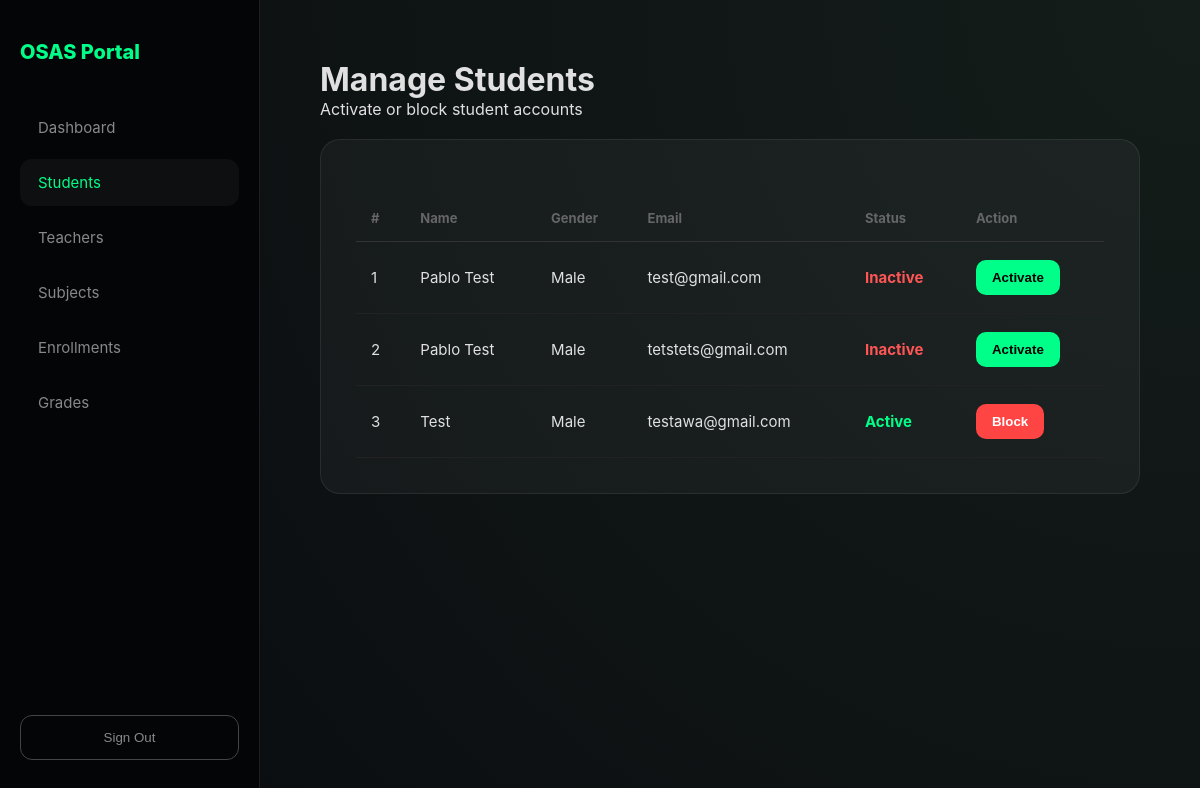
/osas/students.php (signed in), run on an earlier commit of the app's database.
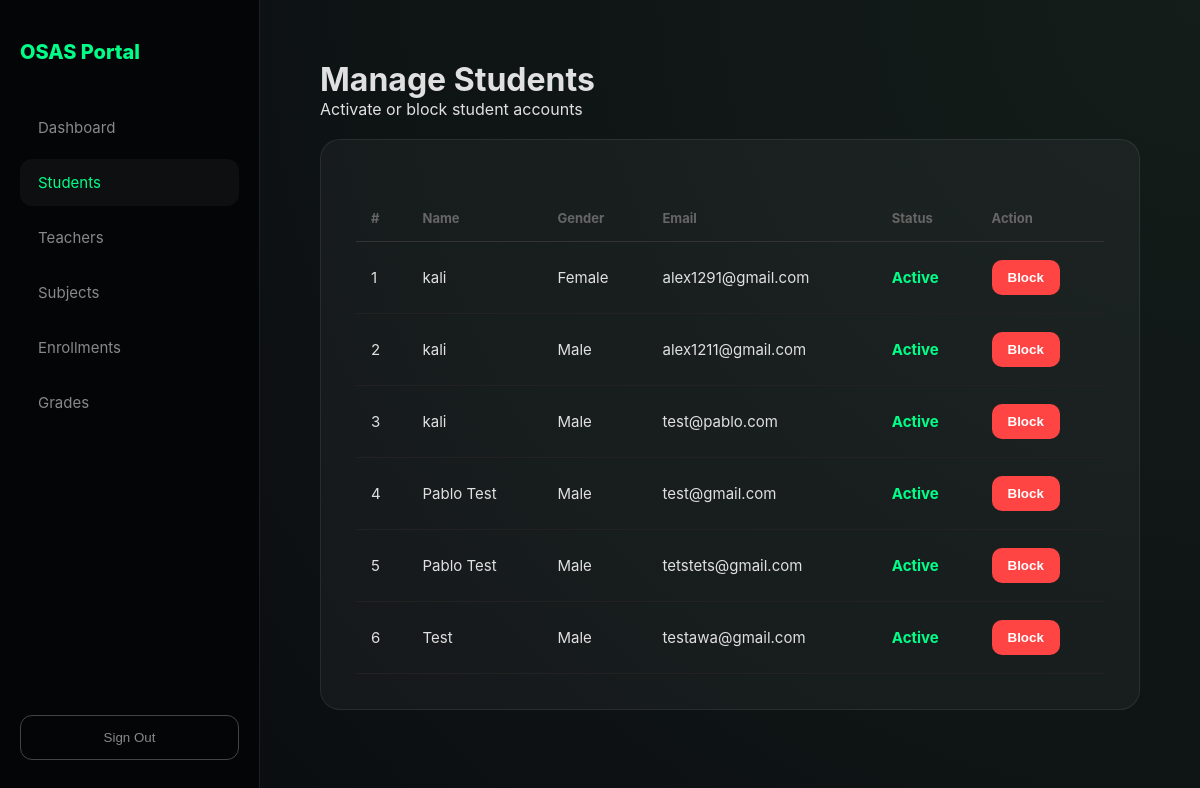
And on a later commit of the database.
### tables this page shows
CREATE TABLE `users` (
  `id` int(11) NOT NULL,
  `user_id` varchar(50) DEFAULT NULL,
  `email` varchar(255) NOT NULL,
  `fullname` varchar(100) DEFAULT NULL,
  `gender` varchar(255) NOT NULL,
  `role` enum('student','teacher','osas') DEFAULT NULL,
  `password` varchar(255) DEFAULT NULL,
  `status` enum('Active','Inactive') NOT NULL DEFAULT 'Active'
);

### osas/students.php (the view, shortened to what this page needs)
<?php
include '../config/db.php';
$students = $conn->query("
    SELECT user_id, fullname, gender, email, COALESCE(status, 'Inactive') AS status
    FROM users
    WHERE role = 'student'
    ORDER BY fullname
")->fetch_all(MYSQLI_ASSOC);
?>
<!DOCTYPE html>
<html lang="en">
<head>
<link rel="stylesheet" href="/css/style.css">
</head>
<body>
<div class="app-shell">
    <aside class="sidebar">
        <div class="portal-brand">OSAS Portal</div>
        <div class="nav-group">
            <a class="nav-link" href="index.php">Dashboard</a>
            <a class="nav-link active" href="students.php">Students</a>
            <a class="nav-link" href="teachers.php">Teachers</a>
            <a class="nav-link" href="subjects.php">Subjects</a>
            <a class="nav-link" href="enrollments.php">Enrollments</a>
            <a class="nav-link" href="grades.php">Grades</a>
        </div>
        <button class="sign-out-btn" onclick="location.href='/assets/logout.php'">Sign Out</button>
    </aside>
    <main class="main-view">
        <div class="container">
            <h1>Manage Students</h1>
            <p class="subtext">Activate or block student accounts</p>
            <div class="glass-card">
                <table class="modern-table">
                    <thead>
                        <tr>
                            <th>#</th>
                            <th>Name</th>
                            <th>Gender</th>
                            <th>Email</th>
                            <th>Status</th>
                            <th>Action</th>
                        </tr>
                    </thead>
                    <tbody>
                    <?php foreach ($students as $i => $s): ?>
                        <tr>
                            <td><?= $i + 1 ?></td>
                            <td><?= htmlspecialchars($s['fullname']) ?></td>
                            <td><?= htmlspecialchars($s['gender']) ?></td>
                            <td><?= htmlspecialchars($s['email']) ?></td>
                            <td class="<?= $s['status'] === 'Active' ? 'status-active' : 'status-inactive' ?>">
                                <?= htmlspecialchars($s['status']) ?>
                            </td>
                            <td>
                                <form method="POST">
                                    <?php if ($s['status'] === 'Active'): ?>
                                        <button class="action-btn block-btn">Block</button>
                                    <?php else: ?>
                                        <button class="action-btn activate-btn">Activate</button>
                                    <?php endif; ?>
                                </form>
                            </td>
                        </tr>
                    <?php endforeach; ?>
                    </tbody>
                </table>
            </div>
        </div>
    </main>
</div>
</body>
</html>

### css/style.css (style rules this page uses)
:root { --bg-dark: #0b0e11; --card-glass: rgba(255, 255, 255, 0.04); --neon-green: #00ff88; --text-main: #e0e0e0; --sidebar-width: 260px; }
* { box-sizing: border-box; margin: 0; padding: 0; transition: 0.2s ease; }
body { font-family: 'Inter', system-ui, sans-serif; background: var(--bg-dark); color: var(--text-main); height: 100vh; overflow: hidden; }
.app-shell { display: flex; height: 100vh; width: 100vw; }
.sidebar { width: var(--sidebar-width); background: rgba(0, 0, 0, 0.6); backdrop-filter: blur(20px); border-right: 1px solid rgba(255, 255, 255, 0.1); padding: 40px 20px; display: flex; flex-direction: column; flex-shrink: 0; }
.portal-brand { color: var(--neon-green); font-weight: 800; font-size: 20px; margin-bottom: 40px; }
.nav-group { flex-grow: 1; }
.nav-link { color: #888; text-decoration: none; padding: 14px 18px; display: block; border-radius: 12px; margin-bottom: 8px; font-size: 15px; }
.nav-link.active, .nav-link:hover { background: var(--card-glass); color: var(--neon-green); }
.main-view { flex: 1; display: flex; flex-direction: column; overflow-y: auto; background: radial-gradient(circle at top right, #141d1a, #0b0e11); }
.container { padding: 60px; width: 100%; max-width: 1600px; }
.glass-card { background: var(--card-glass); border: 1px solid rgba(255, 255, 255, 0.08); border-radius: 20px; padding: 35px; margin-top: 20px; }
.modern-table { width: 100%; border-collapse: collapse; margin-top: 20px; }
.modern-table th { text-align: left; padding: 15px; color: #666; font-size: 13px; border-bottom: 1px solid #333; }
.modern-table td { padding: 18px 15px; border-bottom: 1px solid #222; font-size: 15px; }
.sign-out-btn { background: transparent; border: 1px solid #444; color: #888; padding: 14px; border-radius: 12px; cursor: pointer; width: 100%; margin-top: auto; }

### osas/students.php (style rules this page uses)
.status-active { color: var(--neon-green); font-weight: 700; }
.action-btn { padding: 10px 16px; border-radius: 10px; font-weight: 700; border: none; cursor: pointer; }
.block-btn { background: #ff4444; color: #fff; }
.status-inactive { color: #ff5555; font-weight: 700; }
.activate-btn { background: var(--neon-green); color: #000; }

What changed in the data, as far as the page shows it:
added users: fullname "kali", gender "Female", email "alex1291@gmail.com", status "Active", shows "Block"
added users: fullname "kali", gender "Male", email "alex1211@gmail.com", status "Active", shows "Block"
added users: fullname "kali", gender "Male", email "test@pablo.com", status "Active", shows "Block"
changed users "test@gmail.com": status "Inactive" → "Active"; text "Activate" → "Block"
changed users "tetstets@gmail.com": status "Inactive" → "Active"; text "Activate" → "Block"
